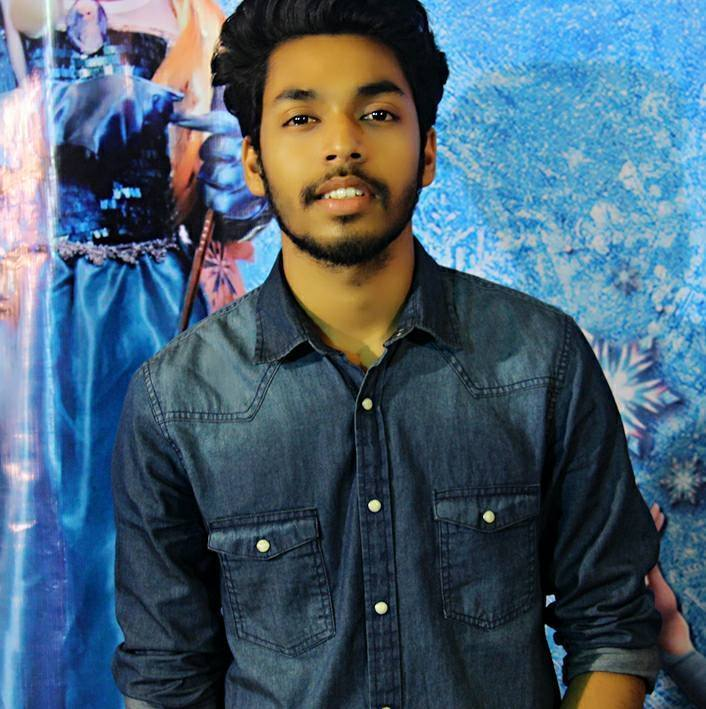
#> input picture assets/images/images.jpg, 706 x 709 px, found by its file name
$ jupyter execute Untitled1.ipynb   (shell and % lines are left out)
#> lines starting #> are read from the running program, lines starting #| are printed output that depends on the picture
<a href="https://colab.research.google.com/github/Tanvir537/-st/blob/master/Untitled1.ipynb" target="_parent"></a>

[cell 1]
# Step 1: Upload the image
from google.colab import files
uploaded = files.upload()
#> the answer given: images.jpg

# Extract uploaded filename
import os
filename = list(uploaded.keys())[0]

# Step 2: Import required libraries
import cv2 as cv
import numpy as np
import matplotlib.pyplot as plt

# Step 3: Load the image in grayscale
img = cv.imread(filename, cv.IMREAD_GRAYSCALE)
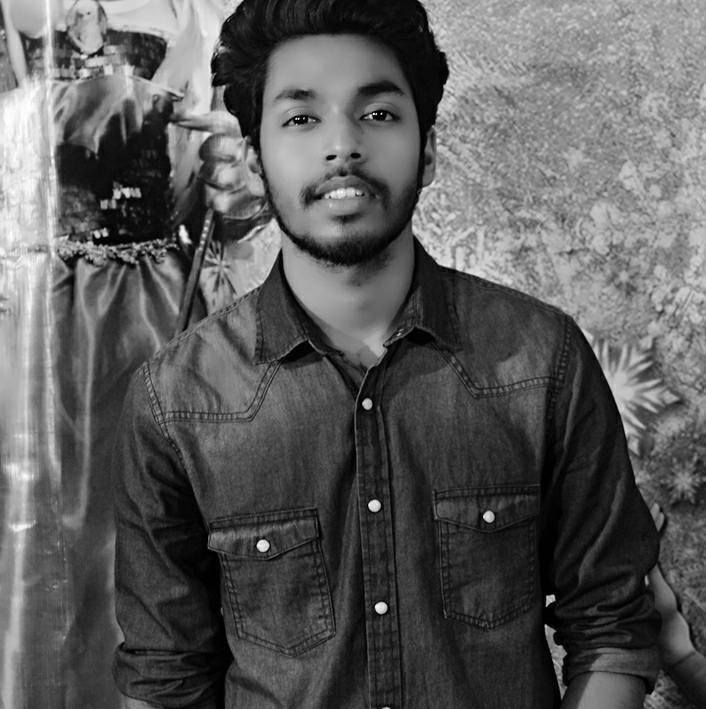
#> img: shape (709, 706); min 0, max 255, mean 90.9
assert img is not None, "Image could not be loaded. Check the filename."

# Step 4: Apply vertical then horizontal flip
v_flip = cv.flip(img, 0)         # Vertical flip
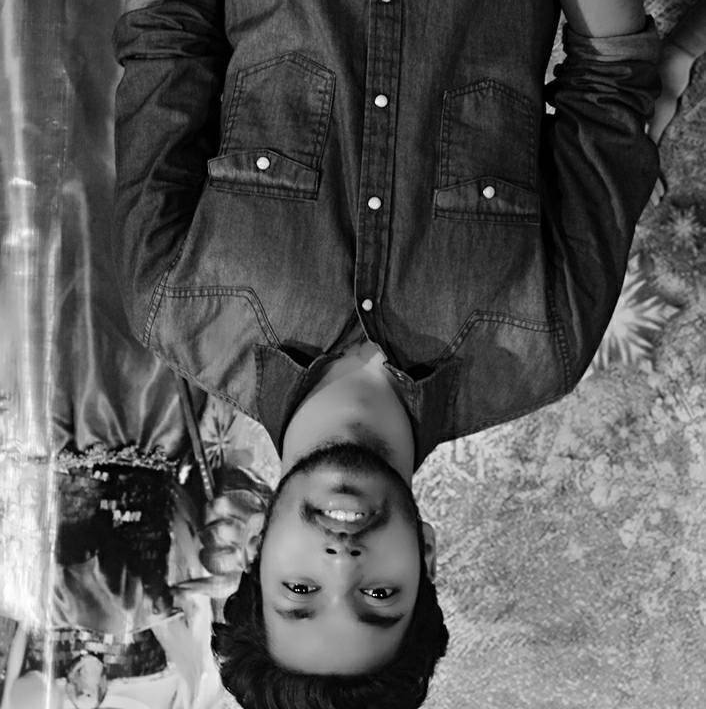
#> v_flip: shape (709, 706); min 0, max 255, mean 90.9
vh_flip = cv.flip(v_flip, 1)     # Then horizontal flip
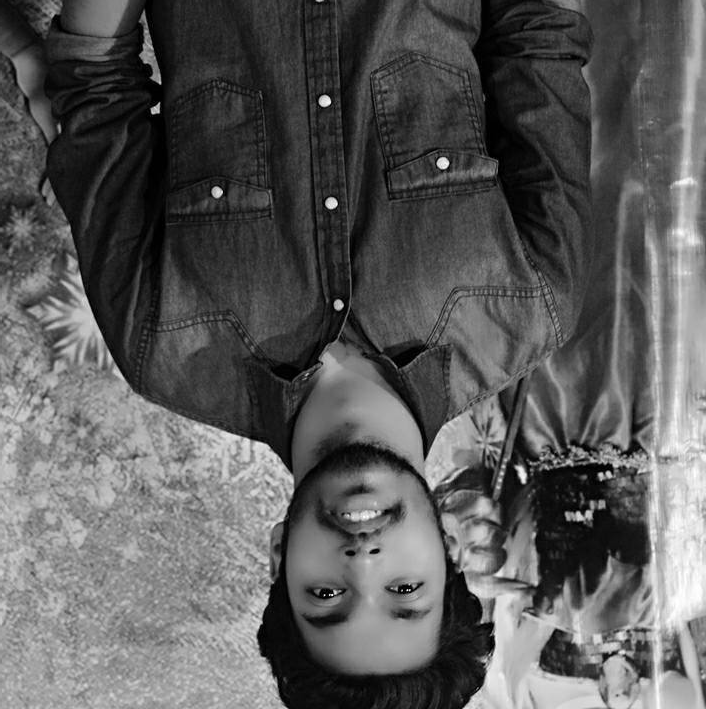
#> vh_flip: shape (709, 706); min 0, max 255, mean 90.9
cv.imwrite("flip_vh.png", vh_flip)

# Step 5: Apply rotation on the first output (vh_flip)
(h, w) = vh_flip.shape
#> h = 709; w = 706
center = (w // 2, h // 2)
#> center = (353, 354)
rotation_matrix = cv.getRotationMatrix2D(center, 45, 1.0)  # 45 degree rotation
rotated = cv.warpAffine(vh_flip, rotation_matrix, (w, h))
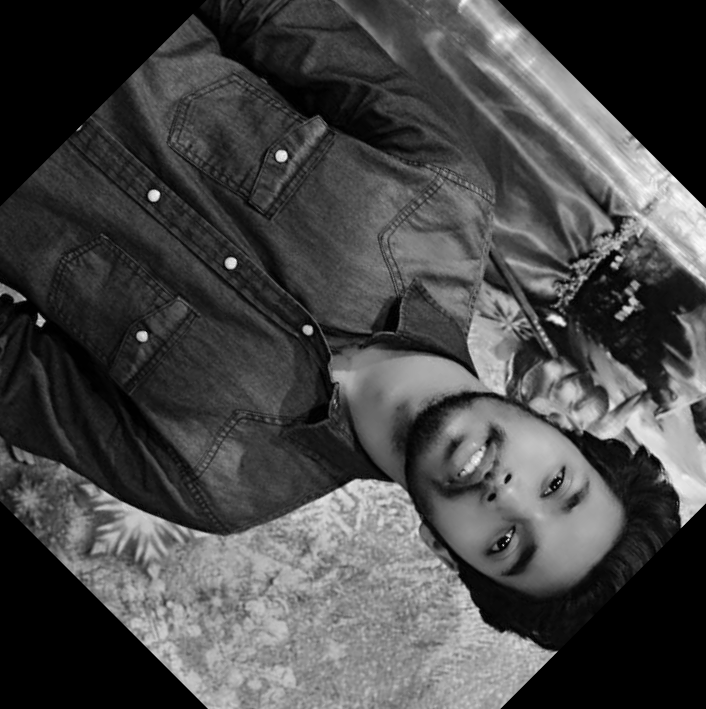
#> rotated: shape (709, 706); min 0, max 252, mean 71.1
cv.imwrite("rotated.png", rotated)

# Step 6: Apply 30% zoom on rotated image
zoom_factor = 1.3
zoomed = cv.resize(rotated, None, fx=zoom_factor, fy=zoom_factor)
zh, zw = zoomed.shape
#> zh = 922; zw = 918

# Crop back to original size centered (assume tumor is in center)
start_x = zh//2 - h//2
#> start_x = 107
start_y = zw//2 - w//2
#> start_y = 106
zoom_cropped = zoomed[start_x:start_x+h, start_y:start_y+w]
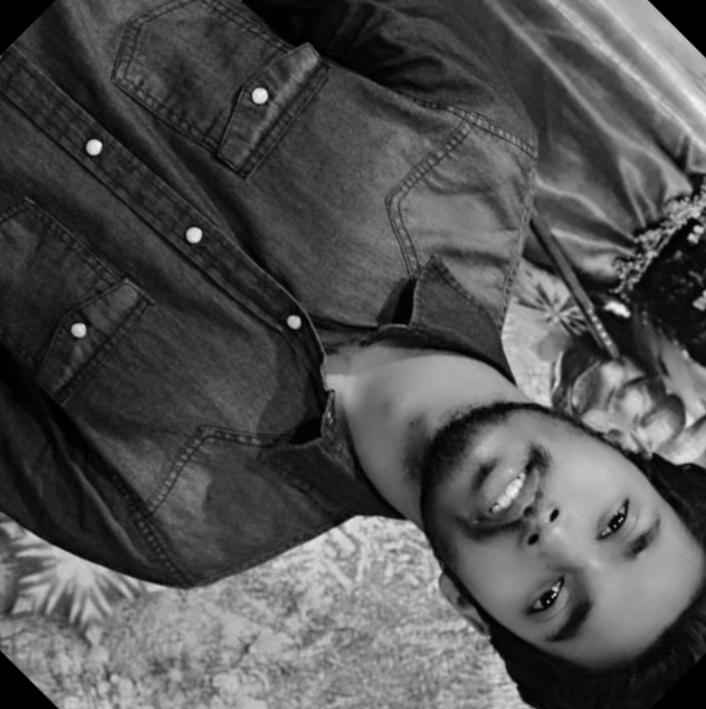
#> zoom_cropped: shape (709, 706); min 0, max 246, mean 81
cv.imwrite("zoomed.png", zoom_cropped)

# Step 7: Show all images
titles = ["Original", "Flip VH", "Rotated", "Zoomed"]
images = [img, vh_flip, rotated, zoom_cropped]

plt.figure(figsize=(12, 8))
for i in range(4):
    plt.subplot(2, 2, i+1)
    plt.imshow(images[i], cmap='gray')
    plt.title(titles[i])
    plt.axis('off')
plt.tight_layout()
plt.show()


%cd Resarch.git
